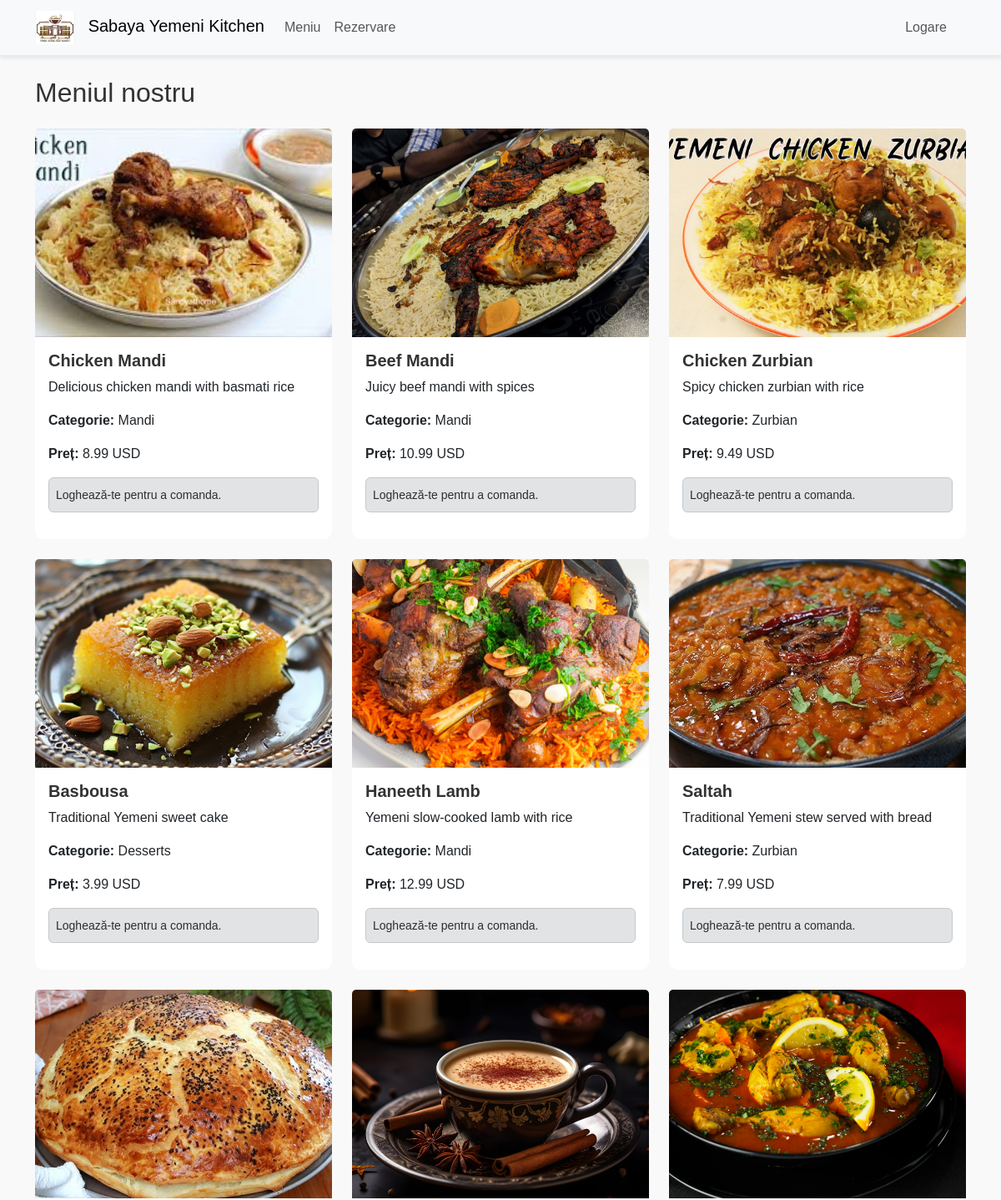
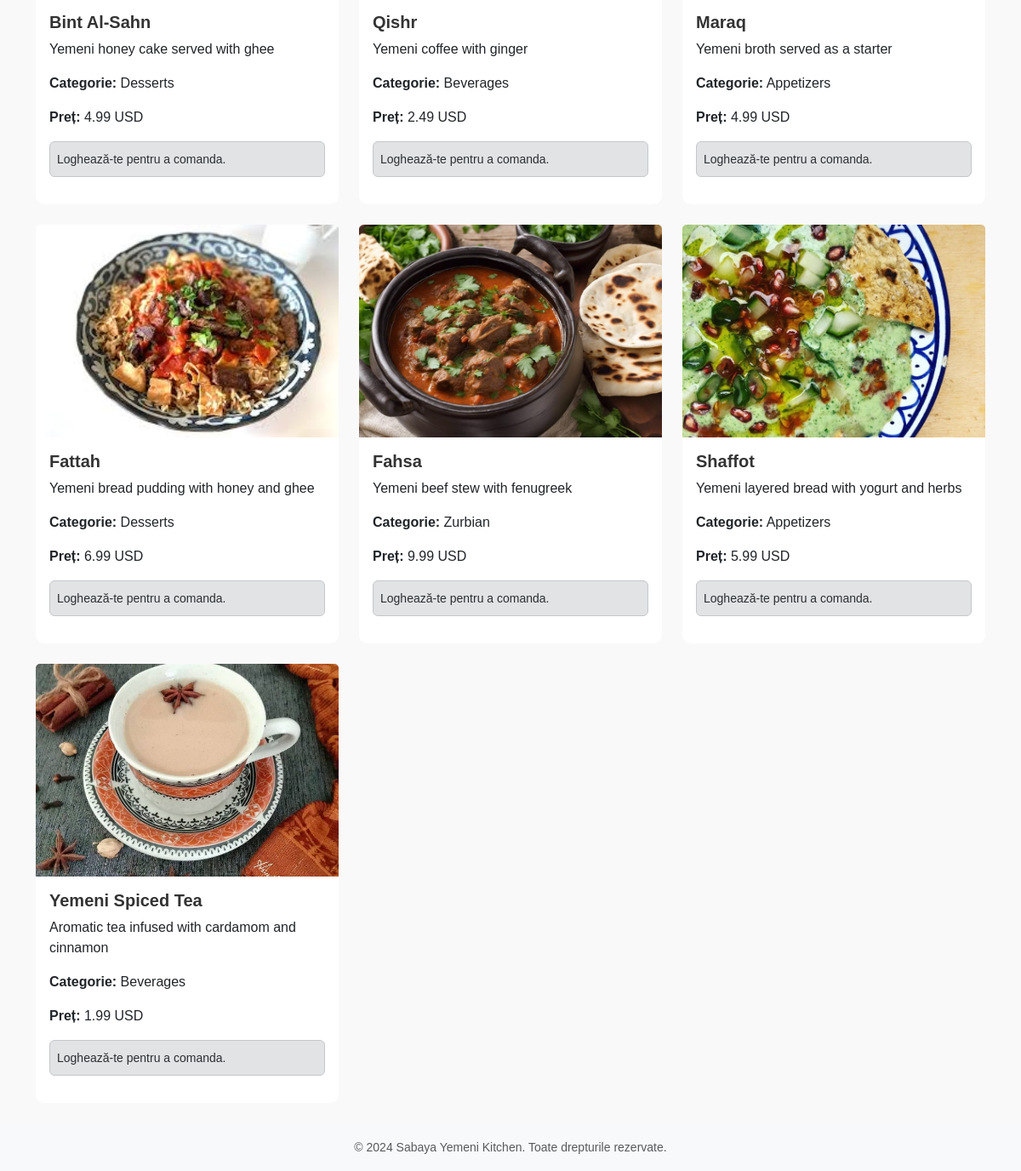
Page /menu.php on the committed database (2 pictures, top to bottom).
### tables this page shows
CREATE TABLE `menu_items` (
  `menu_item_id` int(11) NOT NULL,
  `name` varchar(100) NOT NULL,
  `description` varchar(255) DEFAULT NULL,
  `price` decimal(6,2) DEFAULT NULL,
  `image_url` varchar(255) DEFAULT NULL,
  `category_id` int(11) DEFAULT NULL,
  `availability` tinyint(1) DEFAULT NULL,
  `created_at` datetime DEFAULT NULL,
  `updated_at` datetime DEFAULT NULL
);

CREATE TABLE `categories` (
  `category_id` int(11) NOT NULL,
  `name` varchar(100) NOT NULL,
  `description` varchar(255) DEFAULT NULL,
  `created_at` datetime DEFAULT NULL,
  `updated_at` datetime DEFAULT NULL
);

### menu.php (the view, shortened to what this page needs)
<?php
include 'header.php';
include 'db.php';
?>
<?php
$sql = "SELECT m.menu_item_id, m.name, m.description, m.price, c.name as cat_name, m.image_url
        FROM Menu_Items m
        LEFT JOIN Categories c ON m.category_id = c.category_id
        WHERE m.availability = 1";
$result = $conn->query($sql);
echo "<h2 class='mb-4'>Meniul nostru</h2>";
    ?>
    <?php
echo "<div class='row g-4'>";
if($result && $result->num_rows > 0){
    while($row = $result->fetch_assoc()){
        echo "<div class='col-md-4'>";
        echo "  <div class='card h-100'>";
        if(!empty($row['image_url'])){
            echo "<img src='".htmlspecialchars($row['image_url'])."' class='card-img-top' alt='".htmlspecialchars($row['name'])."'>";
        } else {
            echo "<img src='img/default.jpg' class='card-img-top' alt='No image'>";
        }
        echo "    <div class='card-body'>";
        echo "      <h5 class='card-title'>".htmlspecialchars($row['name'])."</h5>";
        echo "      <p class='card-text'>".htmlspecialchars($row['description'])."</p>";
        echo "      <p><strong>Categorie:</strong> ".htmlspecialchars($row['cat_name'])."</p>";
        echo "      <p><strong>Preț:</strong> ".number_format($row['price'],2)." USD</p>";
        if(isset($_SESSION['user_id'])){
            echo "<form method='post' action='menu.php'>";
            echo "  <input type='hidden' name='item_id' value='".$row['menu_item_id']."'>";
            echo "  <div class='input-group mb-3'>";
            echo "    <input type='number' name='quantity' class='form-control' value='' min='1'>";
            echo "    <button type='submit' name='add_to_cart' class='btn btn-success'>Adaugă</button>";
            echo "  </div>";
            echo "</form>";
        } else {
            echo "<div class='alert alert-secondary p-2' role='alert'>
                    <small>Loghează-te pentru a comanda.</small>
                  </div>";
        }
        echo "    </div>";
        echo "  </div>";
        echo "</div>";
    }
} else {
    echo "<p>Meniul este momentan indisponibil.</p>";
}
echo "</div>";
include 'footer.php';

### header.php (shortened to what this page needs)
<!DOCTYPE html>
<html lang="ro">
<head>
    <link href="https://cdn.jsdelivr.net/npm/bootstrap@5.3.0/dist/css/bootstrap.min.css" rel="stylesheet">
</head>
<body class="d-flex flex-column min-vh-100">
<nav class="navbar navbar-expand-lg navbar-light bg-light shadow-sm">
    <div class="container">
        <a class="navbar-brand" href="home.php">
            <img src="img/logo.jpg" alt="Logo" style="height:40px;vertical-align:middle;"> Sabaya Yemeni Kitchen
        </a>
        <div class="collapse navbar-collapse" id="navMain">
            <ul class="navbar-nav me-auto mb-2 mb-lg-0">
                <li class="nav-item"><a class="nav-link" href="menu.php">Meniu</a></li>
                <li class="nav-item"><a class="nav-link" href="reservation.php">Rezervare</a></li>
            </ul>
            <ul class="navbar-nav ml-auto">
                <?php if(isset($_SESSION['user_id'])): ?>
                    <li class="nav-item"><a class="nav-link" href="account.php">Contul meu</a></li>
                    <li class="nav-item"><a class="nav-link" href="logout.php">Delogare</a></li>
                <?php else: ?>
                    <li class="nav-item"><a class="nav-link" href="account.php">Logare</a></li>
                <?php endif; ?>
                <li class="nav-item">
                </li>
            </ul>
        </div>
    </div>
</nav>
<main class="container my-4">

### footer.php (shortened to what this page needs)
</main>
<footer class="bg-light text-center text-muted py-3 mt-auto">
    <small>&copy; 2024 Sabaya Yemeni Kitchen. Toate drepturile rezervate.</small>
</footer>
</body>
</html>

### header.php (style rules this page uses)
body { font-family: 'Poppins', sans-serif; background-color: #f9f9f9; color: #333; }
.navbar { background-color: #f8f9fa; border-bottom: 2px solid #e9ecef; }
.navbar-brand img { margin-right: 10px; }
.card { border: none; border-radius: 10px; background-color: #ffffff; }
.card-title { font-weight: bold; color: #333; }
footer { background-color: #343a40; color: #ffffff; }

### menu.php (style rules this page uses)
.card { height: 100%; }
.card-img-top { height: 250px; width: 100%; object-fit: cover; }
.card-body { display: flex; flex-direction: column; justify-content: space-between; }

### rows in the picture
menu_items: image_url (picture), name "Chicken Mandi", description "Delicious chicken mandi with basmati rice", category.name "Mandi", price "8.99"
menu_items: image_url (picture), name "Beef Mandi", description "Juicy beef mandi with spices", category.name "Mandi", price "10.99"
menu_items: image_url (picture), name "Chicken Zurbian", description "Spicy chicken zurbian with rice", category.name "Zurbian", price "9.49"
menu_items: image_url (picture), name "Basbousa", description "Traditional Yemeni sweet cake", category.name "Desserts", price "3.99"
menu_items: image_url (picture), name "Haneeth Lamb", description "Yemeni slow-cooked lamb with rice", category.name "Mandi", price "12.99"
menu_items: image_url (picture), name "Saltah", description "Traditional Yemeni stew served with bread", category.name "Zurbian", price "7.99"
menu_items: image_url (picture), name "Bint Al-Sahn", description "Yemeni honey cake served with ghee", category.name "Desserts", price "4.99"
menu_items: image_url (picture), name "Qishr", description "Yemeni coffee with ginger", category.name "Beverages", price "2.49"
menu_items: image_url (picture), name "Maraq", description "Yemeni broth served as a starter", category.name "Appetizers", price "4.99"
menu_items: image_url (picture), name "Fattah", description "Yemeni bread pudding with honey and ghee", category.name "Desserts", price "6.99"
menu_items: image_url (picture), name "Fahsa", description "Yemeni beef stew with fenugreek", category.name "Zurbian", price "9.99"
menu_items: image_url (picture), name "Shaffot", description "Yemeni layered bread with yogurt and herbs", category.name "Appetizers", price "5.99"
menu_items: image_url (picture), name "Yemeni Spiced Tea", description "Aromatic tea infused with cardamom and cinnamon", category.name "Beverages", price "1.99"
